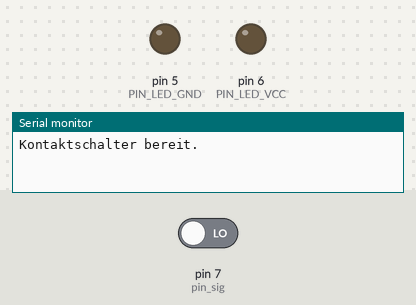
A program run on a simulated Arduino Uno, built with avr-gcc and run on an emulated ATmega328P. On the bench: output pins drawn as LEDs (lit = HIGH), the last lines printed to the serial monitor. Inputs (shaded band) come from the test bench; at power-on: pin 7 (pin_sig) LOW.

Above: at 4.5 s.
4.6 s: pin 7 (pin_sig) driven HIGH
At 4.75 s:
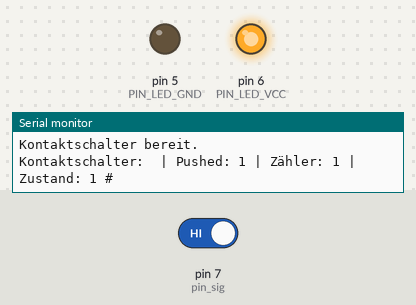
Timing chart, 0 to 13.6 s (numbered marks = the images above; inputs shaded):
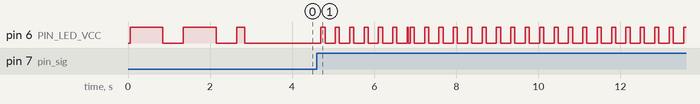

The program:

main.cpp
```cpp
#include <Arduino.h>
#include <SignalLED.h>
#include <Kontaktschalter.h>

const uint8_t PIN_LED_VCC = 6;
const uint8_t PIN_LED_GND = 5;
const uint8_t PIN_BTN_SIG = 7;

SignalLED signalLED(PIN_LED_VCC, PIN_LED_GND);
Kontaktschalter schalter(PIN_BTN_SIG);

void setup() {
  // Serial Monitor
  Serial.begin(9600);

  // Initialize
  schalter.init();
  signalLED.start();

  // Ende von Setup melden
  Serial.println("\nKontaktschalter bereit.\n");
}

void loop() {
  // LED alive blink signal
  signalLED.alive();

  // Kontaktschalter abfragen und auslösen
  if ( schalter.alive() == HIGH ) {
    // Auslöseanzeige über Serial Monitor
    Serial.print("Kontaktschalter: ");
    Serial.print(" | Pushed: ");
    Serial.print(schalter.getPushed());
    Serial.print(" | Zähler: ");
    Serial.print(schalter.getCounter());
    Serial.print(" | Zustand: ");
    Serial.print(schalter.getState());
    Serial.println(" #");
    // Blinksignal ausgeben
    signalLED.blink(1, 100);    // Leuchtdauer 100ms
  }

  // Wartezyklus 100ms
  delay(100);
}
```

SignalLED.h
```cpp
class SignalLED {

  protected:

    const int WAIT = 500;
    const int LATENCY = 50;

  public:

    int led_pin = 6;
    int led_gnd = 5;

    long counter = 0;

    SignalLED(int pin_led, int pin_gnd) {
      this->setup(pin_led, pin_gnd);
    }

    void setup(int pin_led, int pin_gnd = 0) {
      // Initialize
      this->led_pin = pin_led;
      this->led_gnd = pin_gnd;
      // PINs for LED
      if (pin_gnd) {
        pinMode(pin_gnd, OUTPUT);     // GND
        digitalWrite(pin_gnd, LOW);
      }
      pinMode(pin_led, OUTPUT);       // +5V
      digitalWrite(pin_led, LOW);
    }

    // Lässt die LED cnt-Mal blinken
    void blink(int cnt, int ms = 300) {
      digitalWrite(this->led_pin, LOW);
      delay(this->LATENCY);
      for (int i = 0; i < cnt; i++) {
        digitalWrite(this->led_pin, HIGH);
        delay(ms);
        digitalWrite(this->led_pin, LOW);
        delay(ms);
      }
    }

  /**
   * Lässt die LED auf Pin pin 'hektisch' blinken.
   */
  void panik(int cnt = 10, int rate = 50) {
    this->blink(cnt, rate);
  }

  /**
   * Lässt die LED alle ticks lang kurz blinken.
   *
   * alive() wird in loop() aufgerufen.
   */
  void alive(int tick = 20, int ms = 20) {
    if (this->counter % tick == 0) {
      digitalWrite(this->led_pin, LOW);
      delay(this->LATENCY);
      digitalWrite(this->led_pin, HIGH);
      delay(ms);
      digitalWrite(this->led_pin, LOW);
    }
    this->counter++;
  }

  void start(int rate = 800) {
    digitalWrite(this->led_pin, LOW);
    delay(this->LATENCY);
    digitalWrite(this->led_pin, HIGH);
    delay(rate);
    digitalWrite(this->led_pin, LOW);
    delay(500);
    digitalWrite(this->led_pin, HIGH);
    delay(rate);
    digitalWrite(this->led_pin, LOW);
    delay(500);
    digitalWrite(this->led_pin, HIGH);
    delay(200);
    digitalWrite(this->led_pin, LOW);
    delay(this->WAIT);
    this->reset();
  }

  void reset() {
    this->counter = 1;      // 0 würde alive-LED auslösen, was nicht gewünscht ist
  }

};
```

Kontaktschalter.h
```cpp
class Kontaktschalter {

protected:

  SignalLED *signalLED;

  // Counter
  unsigned counter = 0;
  unsigned pushed = 0;

  // PIN Layout
  uint8_t pin_sig = 7;

  // PIN Status;
  int state;

public:

  Kontaktschalter(uint8_t pin, SignalLED *signalLED = NULL) {
    this->signalLED = signalLED;
    this->pin_sig = pin;
    state = read();
  }

  ~Kontaktschalter() {
    free(signalLED);
  }

  void init() {
  }

  boolean read() {
    return digitalRead(pin_sig);
  }

  int alive() {
    state = read();
    if (state == HIGH) {
      counter++;
      if (counter == 1) pushed++;
    }
    else
        counter = 0;      // Zähler nullen

    return state;
  }

  int getState() {
    return state;
  }

  int getCounter() {
    return counter;
  }

  int getPushed() {
    return pushed;
  }

};
```
